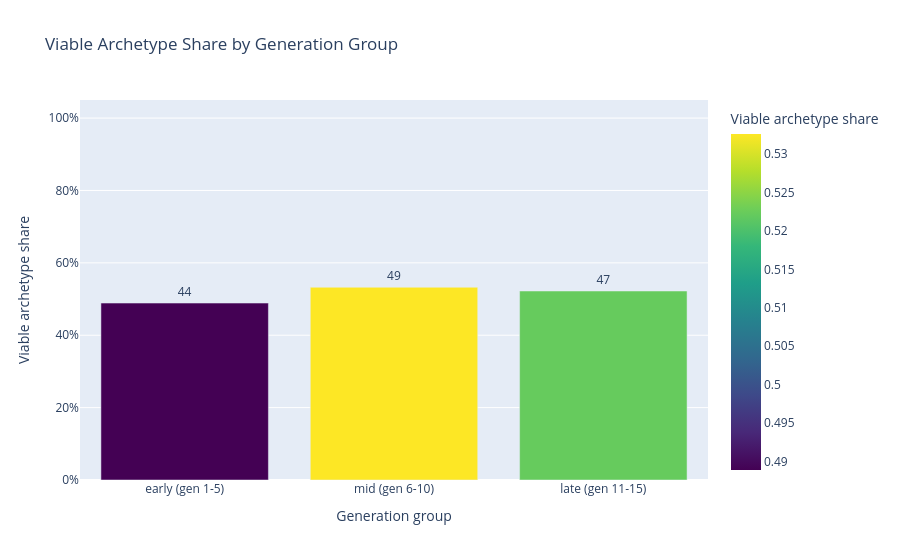

Write notebook code for a chart like this one.
### Markdown cell above
## Viable Archetypes

This graph answers: how many archetypes are at least competitive against their generation-local meta?

By default, an archetype is counted as viable when its weighted meta score is at least `0.0`. This means it is not losing on average against local opponents after opponent prevalence is considered.

How to read it:

- High viable share means many decks can compete.
- Low viable share means the meta is narrow.
- A high best score combined with low viable share suggests one or a few decks dominate.
- Raising `viability_threshold` makes the definition stricter.

### Code cell
plot_viable_archetypes_timeline(group_count=3, viability_threshold=0.0).show()

### Figure 1 — Plotly figure (JSON) as saved in the notebook; plotly's stock layout.template omitted (floating-point values rounded to 4 significant figures)
{"data": [{"customdata": [[90.0, 48.67, -1.292], [92.0, 51.75, 1.333], [90.0, 43.29, 1.167]], "hovertemplate": "Generation group=%{x}<br>Viable archetype share=%{marker.color:.1%}<br>Viable archetypes=%{text}<br>archetype_count=%{customdata[0]}<br>best_weighted_meta_score=%{customdata[1]:.2f}<br>median_weighted_meta_score=%{customdata[2]:.2f}<extra></extra>", "legendgroup": "", "marker": {"color": [0.4889, 0.5326, 0.5222], "coloraxis": "coloraxis", "pattern": {"shape": ""}}, "name": "", "orientation": "v", "showlegend": false, "text": [44.0, 49.0, 47.0], "textposition": "outside", "type": "bar", "x": ["early (gen 1-5)", "mid (gen 6-10)", "late (gen 11-15)"], "xaxis": "x", "y": [0.4889, 0.5326, 0.5222], "yaxis": "y"}], "layout": {"barmode": "relative", "coloraxis": {"autocolorscale": false, "colorbar": {"title": {"text": "Viable archetype share"}}, "colorscale": [[0, "#440154"], [0.1111, "#482878"], [0.2222, "#3e4989"], [0.3333, "#31688e"], [0.4444, "#26828e"], [0.5556, "#1f9e89"], [0.6667, "#35b779"], [0.7778, "#6ece58"], [0.8889, "#b5de2b"], [1, "#fde725"]]}, "legend": {"tracegroupgap": 0}, "title": {"text": "Viable Archetype Share by Generation Group"}, "xaxis": {"anchor": "y", "domain": [0, 1], "title": {"text": "Generation group"}}, "yaxis": {"anchor": "x", "domain": [0, 1], "range": [0, 1.05], "tickformat": ".0%", "title": {"text": "Viable archetype share"}}}}
